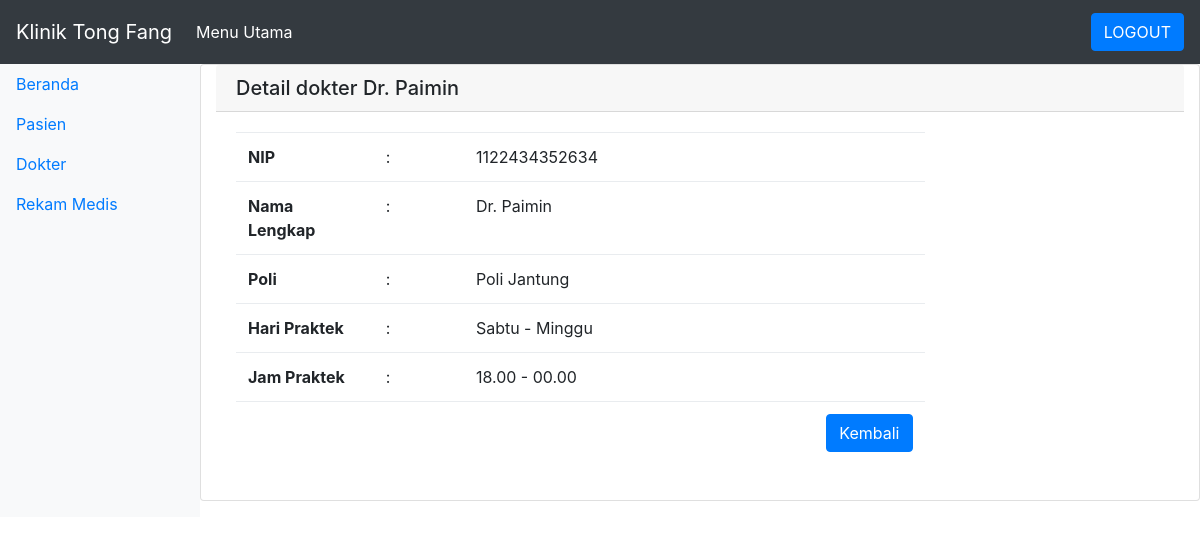
The app's page /detail_dokter.php?nip=1122434352634 (signed in) with its own data.
### tables this page shows
CREATE TABLE `dokter` (
  `nip` varchar(255) NOT NULL,
  `nama` varchar(255) NOT NULL,
  `poli` varchar(255) NOT NULL,
  `hari_praktek` varchar(255) NOT NULL,
  `jam_praktek` varchar(255) NOT NULL
);

### detail_dokter.php (the view)
<?php
    include("header.php");
    $nip=$_GET['nip'];
    $query=mysqli_query($config,"select * from dokter where nip='$nip'");
    $ambil_data=mysqli_fetch_array($query);
?>
<div class="card col">
    <h5 class="card-header">Detail dokter
        <?php echo $ambil_data['nama']; ?></h5>
    <div class="card-body">
        <div class="row">
            <div class="col-9">
                <table class="table">
                    <tr>
                        <th width="20%">NIP</th>
                        <td>:</td>
                        <td><?php echo $ambil_data['nip']; ?></td>
                    </tr>
                    <tr>
                        <th>Nama Lengkap</th>
                        <td>:</td>
                        <td><?php echo $ambil_data['nama']; ?></td>
                    </tr>
                    <tr>
                        <th>Poli</th>
                        <td>:</td>
                        <td><?php echo $ambil_data['poli']; ?></td>
                    </tr>
                    <tr>
                        <th>Hari Praktek</th>
                        <td>:</td>
                        <td><?php echo $ambil_data['hari_praktek']; ?></td>
                    </tr>
                    <tr>
                        <th>Jam Praktek</th>
                        <td>:</td>
                        <td><?php echo $ambil_data['jam_praktek']; ?></td>
                    </tr>
                    <tr>
                    <tr>
                        <td colspan="3" align="right">
                            <a href="dokter.php">
                                <button class="btn btn-primary">Kembali</button>
                            </a>
                        </td>
                    </tr>
                </table>
            </div>
        </div>
    </div>
</div>

### records on screen
dokter: nama "Dr. Paimin", nip "1122434352634", poli "Poli Jantung", hari_praktek "Sabtu - Minggu", jam_praktek "18.00 - 00.00"
